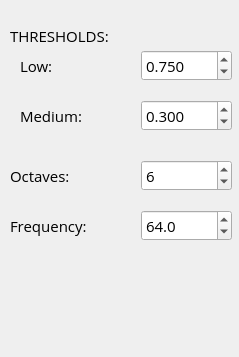
            <widget class="QWidget" name="mpPrecipitation">
             <property name="geometry">
              <rect>
               <x>0</x>
               <y>0</y>
               <width>239</width>
               <height>357</height>
              </rect>
             </property>
             <attribute name="label">
              <string>Precipitation</string>
             </attribute>
             <widget class="QDoubleSpinBox" name="spnPrecTHM">
              <property name="geometry">
               <rect>
                <x>141</x>
                <y>100</y>
                <width>91</width>
                <height>31</height>
               </rect>
              </property>
              <property name="font">
               <font>
                <family>Open Sans</family>
                <pointsize>11</pointsize>
                <weight>50</weight>
                <bold>false</bold>
               </font>
              </property>
              <property name="decimals">
               <number>3</number>
              </property>
              <property name="maximum">
               <double>1.000000000000000</double>
              </property>
              <property name="singleStep">
               <double>0.050000000000000</double>
              </property>
              <property name="value">
               <double>0.300000000000000</double>
              </property>
             </widget>
             <widget class="QLabel" name="label_74">
              <property name="geometry">
               <rect>
                <x>20</x>
                <y>50</y>
                <width>71</width>
                <height>31</height>
               </rect>
              </property>
              <property name="font">
               <font>
                <family>Open Sans</family>
                <pointsize>11</pointsize>
                <weight>50</weight>
                <bold>false</bold>
               </font>
              </property>
              <property name="text">
               <string>Low:</string>
              </property>
             </widget>
             <widget class="QLabel" name="label_75">
              <property name="geometry">
               <rect>
                <x>10</x>
                <y>160</y>
                <width>81</width>
                <height>31</height>
               </rect>
              </property>
              <property name="font">
               <font>
                <family>Open Sans</family>
                <pointsize>11</pointsize>
                <weight>50</weight>
                <bold>false</bold>
               </font>
              </property>
              <property name="text">
               <string>Octaves:</string>
              </property>
             </widget>
             <widget class="QSpinBox" name="spnPrecOct">
              <property name="geometry">
               <rect>
                <x>141</x>
                <y>160</y>
                <width>91</width>
                <height>31</height>
               </rect>
              </property>
              <property name="font">
               <font>
                <family>Open Sans</family>
                <pointsize>11</pointsize>
                <weight>50</weight>
                <bold>false</bold>
               </font>
              </property>
              <property name="value">
               <number>6</number>
              </property>
             </widget>
             <widget class="QLabel" name="label_76">
              <property name="geometry">
               <rect>
                <x>20</x>
                <y>100</y>
                <width>91</width>
                <height>31</height>
               </rect>
              </property>
              <property name="font">
               <font>
                <family>Open Sans</family>
                <pointsize>11</pointsize>
                <weight>50</weight>
                <bold>false</bold>
               </font>
              </property>
              <property name="text">
               <string>Medium:</string>
              </property>
             </widget>
             <widget class="QLabel" name="label_77">
              <property name="geometry">
               <rect>
                <x>10</x>
                <y>210</y>
                <width>91</width>
                <height>31</height>
               </rect>
              </property>
              <property name="font">
               <font>
                <family>Open Sans</family>
                <pointsize>11</pointsize>
                <weight>50</weight>
                <bold>false</bold>
               </font>
              </property>
              <property name="text">
               <string>Frequency:</string>
              </property>
             </widget>
             <widget class="QDoubleSpinBox" name="spnPrecFreq">
              <property name="geometry">
               <rect>
                <x>141</x>
                <y>210</y>
                <width>91</width>
                <height>31</height>
               </rect>
              </property>
              <property name="font">
               <font>
                <family>Open Sans</family>
                <pointsize>11</pointsize>
                <weight>50</weight>
                <bold>false</bold>
               </font>
              </property>
              <property name="decimals">
               <number>1</number>
              </property>
              <property name="maximum">
               <double>256.000000000000000</double>
              </property>
              <property name="singleStep">
               <double>8.000000000000000</double>
              </property>
              <property name="value">
               <double>64.000000000000000</double>
              </property>
             </widget>
             <widget class="QDoubleSpinBox" name="spnPrecTHL">
              <property name="geometry">
               <rect>
                <x>141</x>
                <y>50</y>
                <width>91</width>
                <height>31</height>
               </rect>
              </property>
              <property name="font">
               <font>
                <family>Open Sans</family>
                <pointsize>11</pointsize>
                <weight>50</weight>
                <bold>false</bold>
               </font>
              </property>
              <property name="decimals">
               <number>3</number>
              </property>
              <property name="maximum">
               <double>1.000000000000000</double>
              </property>
              <property name="singleStep">
               <double>0.050000000000000</double>
              </property>
              <property name="value">
               <double>0.750000000000000</double>
              </property>
             </widget>
             <widget class="QLabel" name="label_78">
              <property name="geometry">
               <rect>
                <x>10</x>
                <y>20</y>
                <width>121</width>
                <height>31</height>
               </rect>
              </property>
              <property name="font">
               <font>
                <family>Open Sans</family>
                <pointsize>11</pointsize>
                <weight>50</weight>
                <bold>false</bold>
               </font>
              </property>
              <property name="text">
               <string>THRESHOLDS:</string>
              </property>
             </widget>
            </widget>
